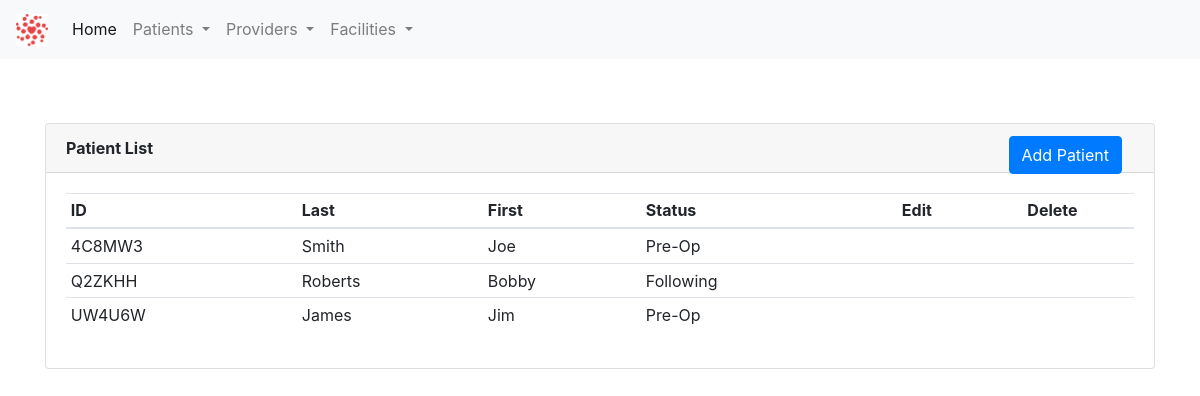
The app's page /patients/ with its own data.
### app/patients/patient_model.py (models this page shows, shortened)
class Patient(db.Model):
    id = db.Column(db.Integer, primary_key=True)
    first_name = db.Column(db.String(30), index=True, nullable=False, info={'label': 'First Name'})
    last_name = db.Column(db.String(30), index=True, nullable=False, info={'label': 'Last Name'})
    patient_id = db.Column(db.String(10), index=True)
    patient_status_id = db.Column(db.Integer, db.ForeignKey('patient_status.id'))
    patient_status = db.relationship(PatientStatus)

class PatientStatus(db.Model):
    id = db.Column(db.Integer, primary_key=True)
    code_name = db.Column(db.String(30), index=True, nullable=False)
    name = db.Column(db.String(60), index=True, nullable=False)
    def __str__(self):
        return self.name

### app/patients/patient.py (the view)
@patient_bp.route('/')
def view_patient_list():
    patient_list = Patient.query.all()
    return render_template('patients.html', title="Patient List", patient_list=patient_list)

### app/patients/templates/patients.html (shortened to what this page needs)
{% extends "base.html" %}
{% block content %}
    <div class="container" style="margin-top: 4rem">
        <div class="card">
          <div class="card-header">
              <b>Patient List</b>
              <a class="btn btn-primary" href="/patients/new" role="button" style="position: absolute; right: 2rem">
                     Add Patient
              </a>
          </div>
          <div class="card-body">
              <table class="table table-hover table-sm">
                  <thead>
                    <tr>
                      <th scope="col">ID</th>
                      <th scope="col">Last</th>
                      <th scope="col">First</th>
                      <th scope="col">Status</th>
                      <th style="text-align: center; vertical-align: middle" scope="col">Edit</th>
                      <th style="text-align: center; vertical-align: middle" scope="col">Delete</th>
                    </tr>
                  </thead>
                  <tbody>
                  {% for patient in patient_list %}
                    <tr>
                      <td>{{ patient.patient_id }}</td>
                      <td>{{ patient.last_name }}</td>
                      <td>{{ patient.first_name }}</td>
                      <td>{{ patient.patient_status }}</td>
                        <td style="text-align: center; vertical-align: middle"><a href="/patients/edit/{{patient.patient_id}}"></a></td>
                        <td style="text-align: center; vertical-align: middle"><a href="/patients/delete/{{ patient.patient_id }}"></a></td>
                    </tr>
                  {% endfor %}
                  </tbody>
              </table>
          </div>
        </div>
    </div>
{% endblock %}

### records on screen
Patient: patient_id "4C8MW3", last_name "Smith", first_name "Joe", patient_status "Pre-Op"
Patient: patient_id "Q2ZKHH", last_name "Roberts", first_name "Bobby", patient_status "Following"
Patient: patient_id "UW4U6W", last_name "James", first_name "Jim", patient_status "Pre-Op"
